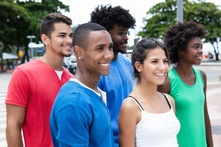
#> input picture Face_Rec/images/image1.jpg, 221 x 147 px, shrunk from 800 x 533 before the run; its folder holds 4 pictures in this run
$ python 020522_FaceRec.py
#> lines starting #> are read from the running program, lines starting #| are printed output that depends on the picture; after the words box and inside, x2 and y2 are one past the last pixel; in counts of white or black regions, pixels touching at a corner belong together
#from calendar import c
import imp


import cv2
from matplotlib.cbook import ls_mapper
import numpy as np
import time
import os

# function to get images from folder
def get_images(dir_name):
#> called with dir_name = 'images'
    list_images = os.listdir(dir_name)
    all_images =list()

    for entry in list_images:
        full_path =os.path.join(dir_name, entry)
        if os.path.isdir(full_path):
            all_images.all_images + get_images(full_path)
        else: all_images.append(full_path)
#> pass 2 of the loop in get_images, `for entry in list_images:`:
#> pass 3 of the loop in get_images, `for entry in list_images:`:
#> the loop made 4 passes; the first 3 are shown
    return all_images

# Face Recognition

def  main():
    dir_name = 'images' # directory for images
    list_images = get_images(dir_name)

    for i in range(20): #20 images
        image_path = list_images[i]

        print(image_path)

        # load the pre-trained model
        case_path = "haarcascade_frontalface_default.xml" # define the model used for recognition detection
        faceCascade= cv2.CascadeClassifier(case_path)
        image=cv2.imread(image_path)
#> image is the input picture: shape (147, 221, 3); mean B, G, R 131.6, 124.3, 124.2
        gray = cv2.cvtColor(image,cv2.COLOR_BGR2GRAY) # make the picture to gray from color
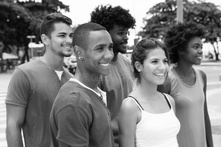
#> gray: shape (147, 221); min 0, max 255, mean 125.1

        # face detection
        faces = faceCascade.detectMultiScale(gray,
                                            scaleFactor = 1.1,
                                            minNeighbors=5,
                                            minSize = (30, 30))
#> faces = [[141, 48, 35, 35]]

        for (x, y, w, h) in faces: # draw rectangles on the faces when detected
            cv2.rectangle(image, (x,y), (x + w, y+h), (0, 255, 0), 2)
#> this loop made 1 pass
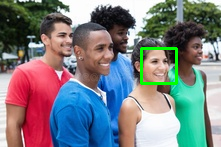
#> image: shape (147, 221, 3); 1.28% of pixels changed, all inside (x1, y1, x2, y2) = (140, 47, 178, 85)

        #Load the detected faces
        cv2.imshow("Face Found", image)
        cv2.waitKey(5)
        time.sleep(5)
        cv2.destroyAllWindows()
#> pass 2 of the loop in main, `for i in range(20):`:
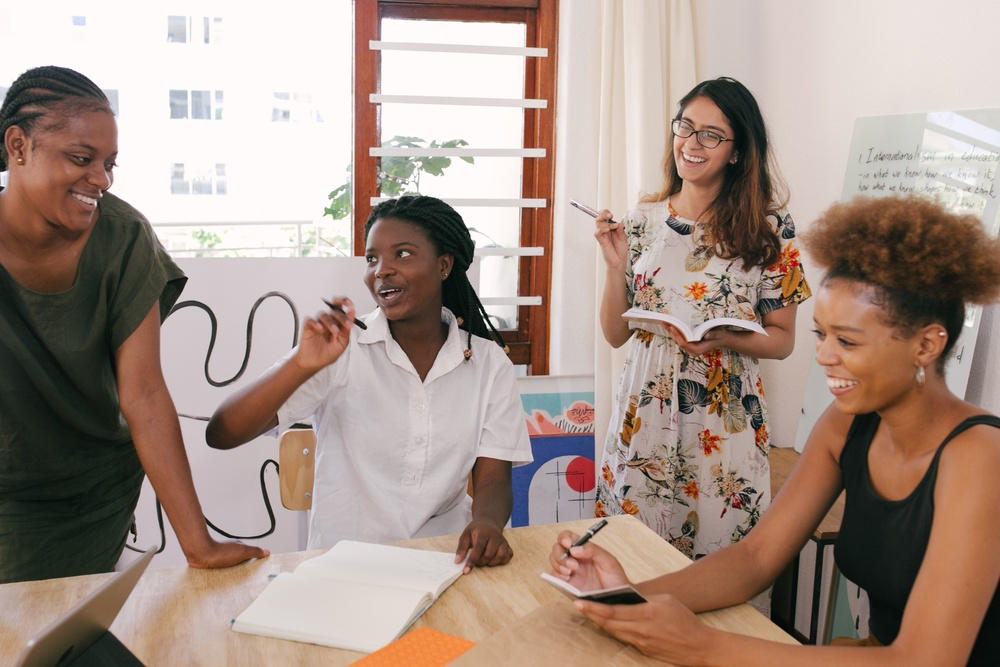
#> input picture Face_Rec/images/image10.jpg, 1000 x 667 px, shrunk from 3619 x 2413 before the run
#> in main, image is the input picture: shape (667, 1000, 3); mean B, G, R 135.8, 146.4, 166.4
#> in main, `gray = cv2.cvtColor(image,cv2.COLOR_BGR2GRAY)`:
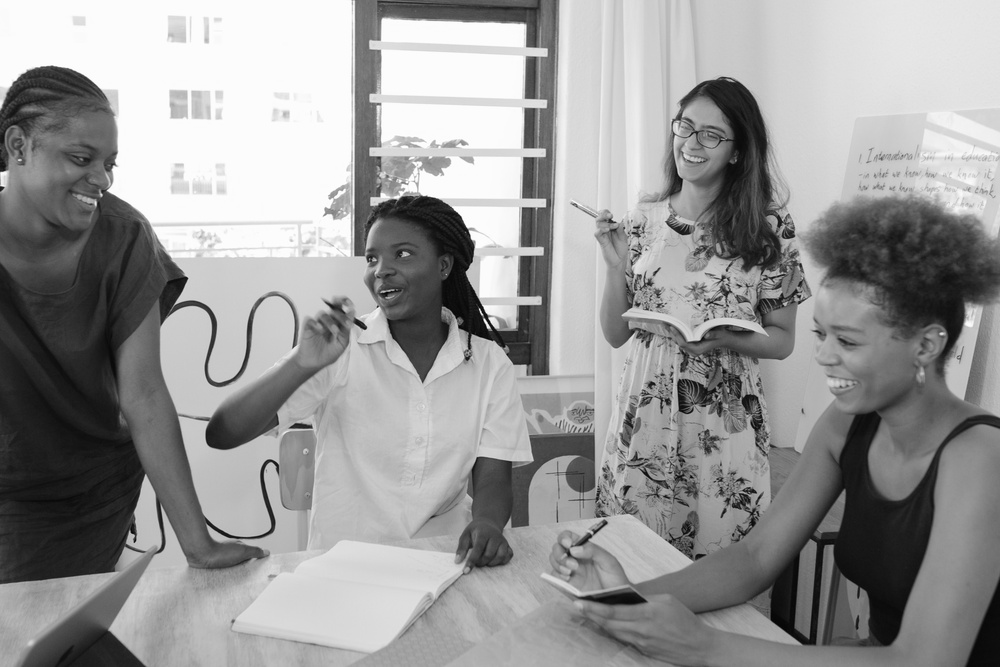
#> gray: shape (667, 1000); min 1, max 255, mean 151.2
#> faces = [[670, 108, 70, 70], [342, 305, 54, 54], [788, 297, 100, 100], [342, 220, 89, 89]]
#> the loop in main, `for (x, y, w, h) in faces:` made 4 passes
#> after the loop in main, `for (x, y, w, h) in faces:`:
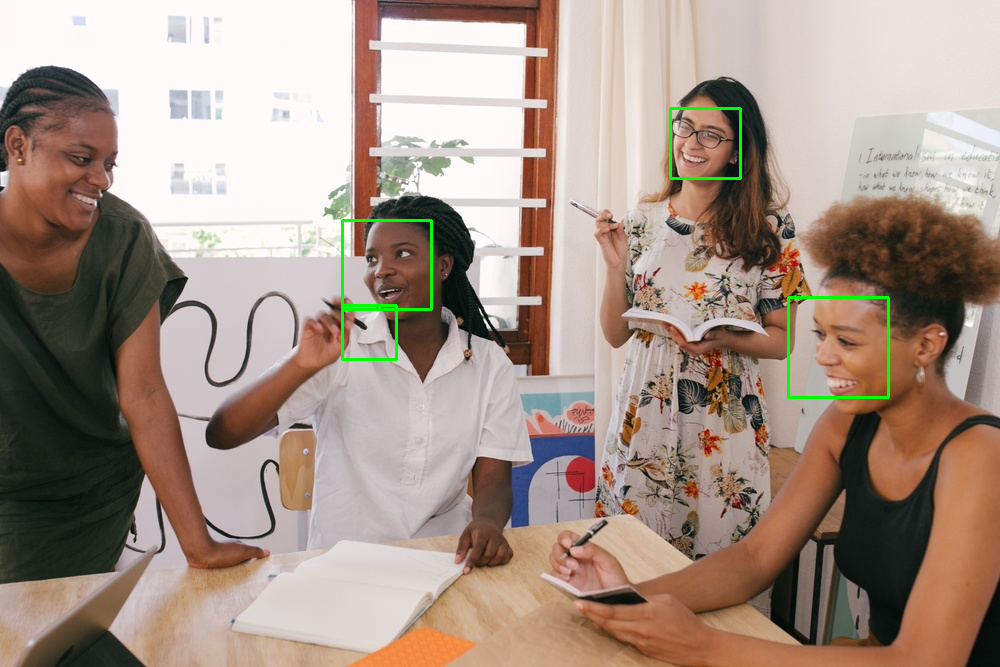
#> image: shape (667, 1000, 3); 0.56% of pixels changed, all inside (x1, y1, x2, y2) = (341, 107, 890, 399)
#> pass 3 of the loop in main, `for i in range(20):`:
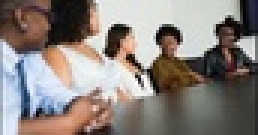
#> input picture Face_Rec/images/image11.jpg, 86 x 45 px, shrunk from 310 x 162 before the run (shown 3 times larger)
#> in main, image is the input picture: shape (45, 86, 3); mean B, G, R 125.2, 130, 138.3
#> in main, `gray = cv2.cvtColor(image,cv2.COLOR_BGR2GRAY)`:
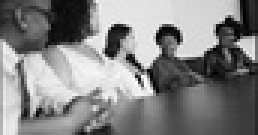
#> gray: shape (45, 86) (shown 3 times larger); min 1, max 254, mean 131.9
#> faces = ()
#> the loop made 5 passes; the first 3 are shown

if __name__ == '__main__':
#> (the run stopped early here; a loop or call above may not have finished)
